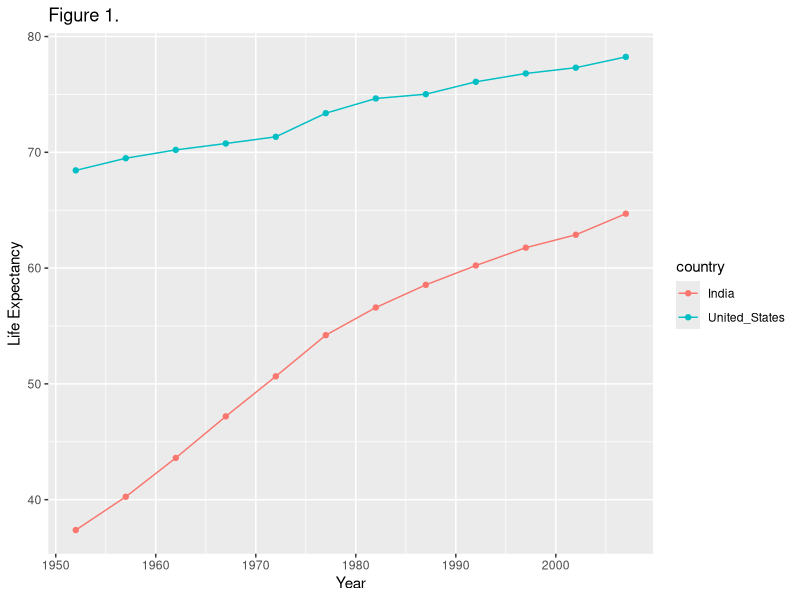

Here is the R script that generated this plot:
## ---- chunk 1
gapminder <- read.table("../us_india_lifexp.txt", header=TRUE)
## ---- chunk 2
library(ggplot2)
library(dplyr)
## ---- chunk 3
ggplot(data = gapminder, aes(x = year, y = lifeExp, color = country)) +
  geom_point() +
  geom_line() +
  theme(legend.position="right") +
  labs(x = "Year",
       y = "Life Expectancy",
       title = "Figure 1.")
